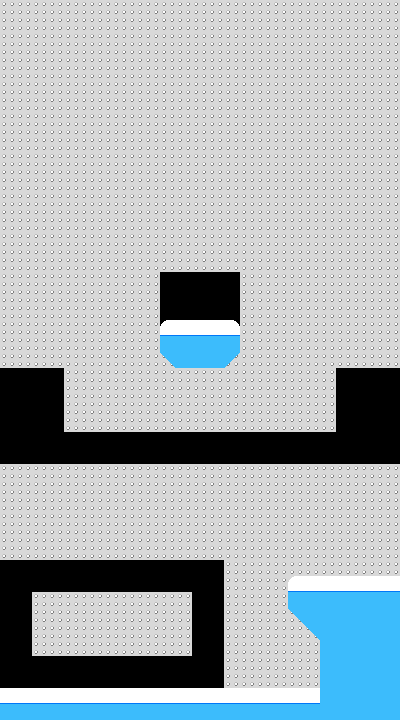

Tiled map render using the project's own tile images. Description and the map definition, with tile-layer contents summarised, below:
An orthogonal 25x45 tile map with 16x16 px tiles, 2 tile layers (background, foreground) and 8 objects (5x climb_zone).

<map version="1.0" orientation="orthogonal" renderorder="right-down" width="25" height="45" tilewidth="16" tileheight="16" nextobjectid="265">
 <properties>
  <property name="tileset" value="protoclimber" />
 </properties>
 <tileset firstgid="1" name="protoclimber" tilewidth="16" tileheight="16">
  <image source="../images/tilesets/protoclimber.png" width="128" height="32" />
 </tileset>
 <layer name="background" width="25" height="45">
  <properties>
   <property name="nocollide" value="true" />
   <property name="tileset" value="protoclimber" />
  </properties>
  <data>[1125 cells, 999 non-empty, 2 distinct tile ids]</data>
 </layer>
 <layer name="foreground" width="25" height="45">
  <properties>
   <property name="tileset" value="protoclimber" />
  </properties>
  <data>[1125 cells, 107 non-empty, 6 distinct tile ids]</data>
 </layer>
 <objectgroup name="screen_grid" opacity="0.14">
  <object id="250" x="0" y="0" width="400" height="240" />
  <object id="252" x="0" y="240" width="400" height="240" />
  <object id="253" x="0" y="480" width="400" height="240" />
 </objectgroup>
 <objectgroup name="objects">
  <object id="256" type="climb_zone" x="40" y="600" width="144" height="48" />
  <object id="259" type="climb_zone" x="-7.10543e-15" y="0" width="400" height="272" />
  <object id="260" type="climb_zone" x="64" y="368.333" width="272" height="64" />
  <object id="262" type="climb_zone" x="0" y="272" width="160" height="96" />
  <object id="263" type="climb_zone" x="240" y="272" width="160" height="96" />
 </objectgroup>
</map>
